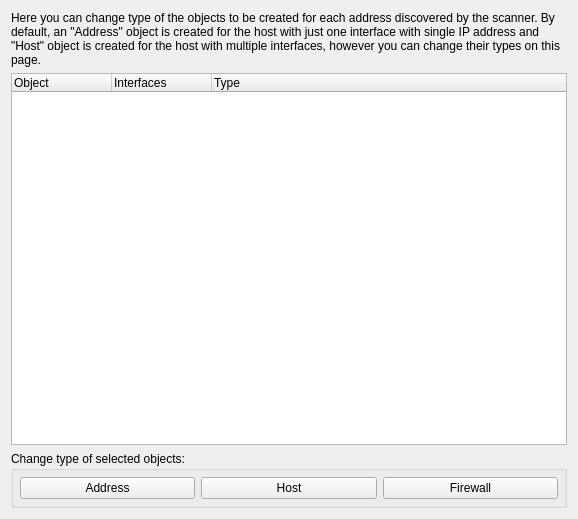
<?xml version="1.0" encoding="UTF-8"?>
<ui version="4.0">
 <class>ND_ChooseObjectTypePage_q</class>
 <widget class="QWizardPage" name="ND_ChooseObjectTypePage_q">
  <property name="geometry">
   <rect>
    <x>0</x>
    <y>0</y>
    <width>578</width>
    <height>519</height>
   </rect>
  </property>
  <property name="windowTitle">
   <string>WizardPage</string>
  </property>
  <layout class="QGridLayout" name="gridLayout">
   <item row="2" column="0">
    <layout class="QGridLayout">
     <item row="0" column="0" rowspan="2">
      <widget class="QGroupBox" name="groupBox4">
       <property name="title">
        <string>Change type of selected objects:</string>
       </property>
       <layout class="QHBoxLayout" name="_2">
        <property name="margin" stdset="0">
         <number>6</number>
        </property>
        <item>
         <widget class="QPushButton" name="addresTypeButton">
          <property name="text">
           <string>Address</string>
          </property>
         </widget>
        </item>
        <item>
         <widget class="QPushButton" name="hostTypeButton">
          <property name="text">
           <string>Host</string>
          </property>
         </widget>
        </item>
        <item>
         <widget class="QPushButton" name="firewallTypeButton">
          <property name="text">
           <string>Firewall</string>
          </property>
         </widget>
        </item>
       </layout>
      </widget>
     </item>
    </layout>
   </item>
   <item row="0" column="0">
    <widget class="QLabel" name="textLabel1_6">
     <property name="text">
      <string>Here you can change type of the objects to be created for each address discovered by the scanner. By default, an &quot;Address&quot; object is created for the host with just one interface with single IP address and &quot;Host&quot; object is created for the host with multiple interfaces, however you can change their types on this page.</string>
     </property>
     <property name="alignment">
      <set>Qt::AlignmentFlag::AlignVCenter</set>
     </property>
     <property name="wordWrap">
      <bool>true</bool>
     </property>
    </widget>
   </item>
   <item row="1" column="0">
    <widget class="QTreeWidget" name="typeChangingList">
     <property name="selectionMode">
      <enum>QAbstractItemView::SelectionMode::ExtendedSelection</enum>
     </property>
     <property name="allColumnsShowFocus">
      <bool>true</bool>
     </property>
     <column>
      <property name="text">
       <string>Object</string>
      </property>
     </column>
     <column>
      <property name="text">
       <string>Interfaces</string>
      </property>
     </column>
     <column>
      <property name="text">
       <string>Type</string>
      </property>
     </column>
    </widget>
   </item>
  </layout>
 </widget>
 <resources/>
 <connections>
  <connection>
   <sender>addresTypeButton</sender>
   <signal>clicked()</signal>
   <receiver>ND_ChooseObjectTypePage_q</receiver>
   <slot>typeAddress()</slot>
   <hints>
    <hint type="sourcelabel">
     <x>104</x>
     <y>487</y>
    </hint>
    <hint type="destinationlabel">
     <x>288</x>
     <y>259</y>
    </hint>
   </hints>
  </connection>
  <connection>
   <sender>hostTypeButton</sender>
   <signal>clicked()</signal>
   <receiver>ND_ChooseObjectTypePage_q</receiver>
   <slot>typeHost()</slot>
   <hints>
    <hint type="sourcelabel">
     <x>288</x>
     <y>487</y>
    </hint>
    <hint type="destinationlabel">
     <x>288</x>
     <y>259</y>
    </hint>
   </hints>
  </connection>
  <connection>
   <sender>firewallTypeButton</sender>
   <signal>clicked()</signal>
   <receiver>ND_ChooseObjectTypePage_q</receiver>
   <slot>typeFirewall()</slot>
   <hints>
    <hint type="sourcelabel">
     <x>472</x>
     <y>487</y>
    </hint>
    <hint type="destinationlabel">
     <x>288</x>
     <y>259</y>
    </hint>
   </hints>
  </connection>
 </connections>
 <slots>
  <slot>typeAddress()</slot>
  <slot>typeHost()</slot>
  <slot>typeFirewall()</slot>
 </slots>
</ui>
